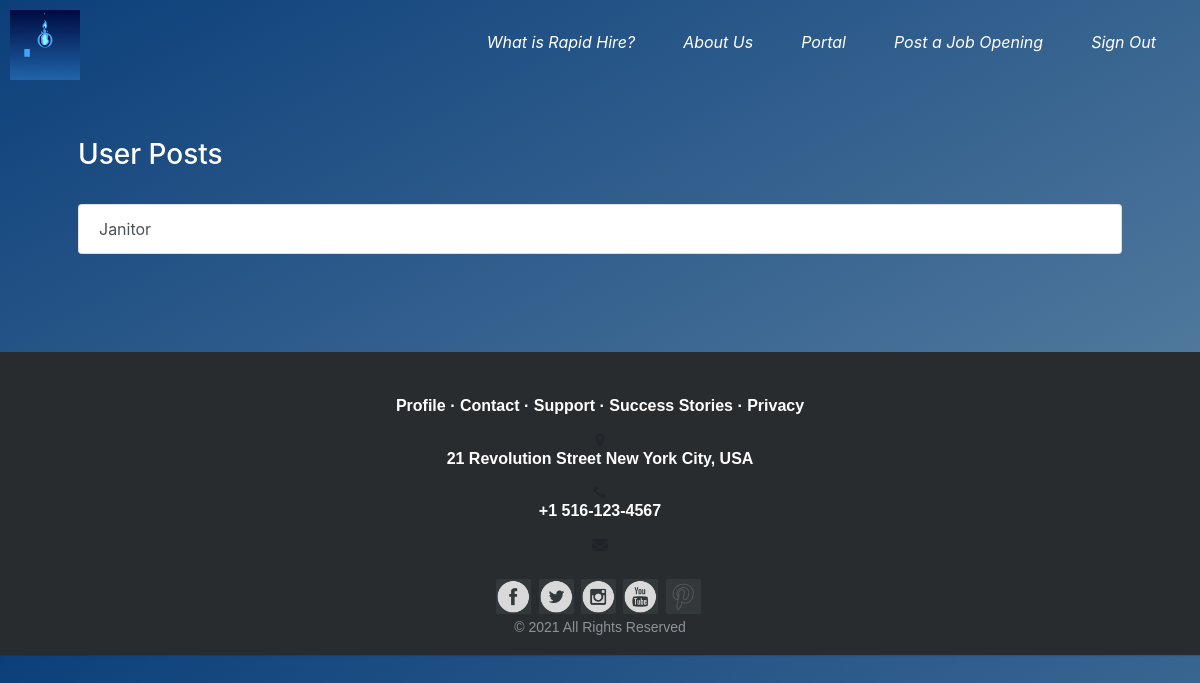
/portal (signed in), run on an earlier commit of the app's database.
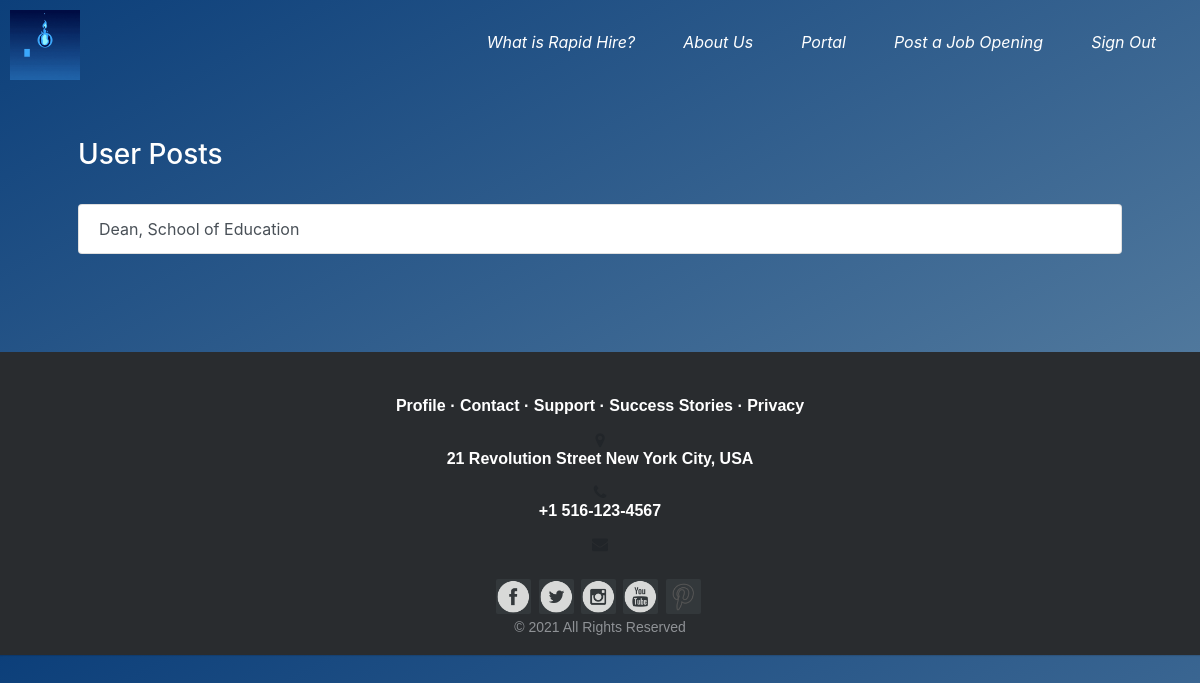
And on a later commit of the database.
### tables this page shows
CREATE TABLE postings (
        posting_id INTEGER PRIMARY KEY AUTOINCREMENT NOT NULL,
        job_name TEXT NOT NULL,
        location TEXT NOT NULL,
        max_distance INTEGER NOT NULL,
        skills TEXT NOT NULL,
        user_id INTEGER NOT NULL,
        job_description TEXT NOT NULL
    );

### app.py (the view, shortened to what this page needs)
@app.route("/portal")
@login_required
def portal():
    if session["user_type"] == "employer":
        with sqlite3.connect("employment.db") as conn:
            cursor = conn.cursor()
            cursor.execute("SELECT * FROM postings")
            temp = cursor.fetchone()
            if temp:
                cursor.execute("SELECT * FROM postings WHERE user_id=?", (session["user_id"],))
                user_postings = cursor.fetchall()
            else:
                user_postings = []
        return render_template("employer_portal.html", posts=user_postings)

### app.py (called while the page is built)
def login_required(f):
    @wraps(f)
    def decorated_function(*args, **kwargs):
        if session.get("user_id") is None:
            return redirect("/login")
        return f(*args, **kwargs)
    return decorated_function

@app.after_request
def after_request(response):
    response.headers["Cache-Control"] = "no-cache, no-store, must-revalidate"
    response.headers["Expires"] = 0
    response.headers["Pragma"] = "no-cache"
    return response

### templates/employer_portal.html (shortened to what this page needs)
{% extends "layout.html" %}
{% block main %}
<h3>User Posts</h3><br>
<div class="list-group">
  {% for post in posts %}
  <a href="/portal/{{ post[0] }}" class="list-group-item list-group-item-action">{{ post[1] }}</a>
  {% endfor %}
</div>
{% endblock %}

What changed in the data, as far as the page shows it:
removed postings: job_name "Janitor"
added postings: job_name "Dean, School of Education"
